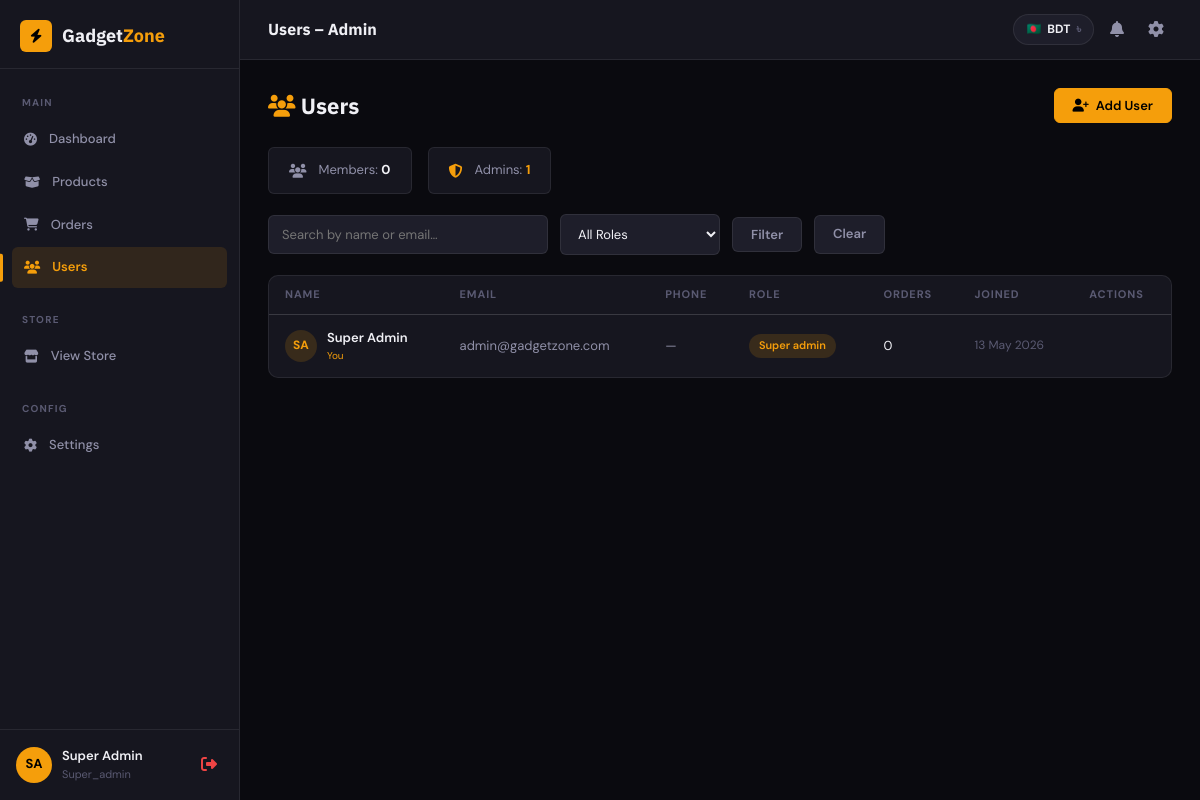
The page /admin/users.php (signed in) on the database its author committed.
### tables this page shows
CREATE TABLE IF NOT EXISTS users (
    id         INT AUTO_INCREMENT PRIMARY KEY,
    first_name VARCHAR(80)  NOT NULL,
    last_name  VARCHAR(80)  NOT NULL,
    email      VARCHAR(150) NOT NULL UNIQUE,
    password   VARCHAR(255) NOT NULL,
    phone      VARCHAR(20),
    address    TEXT,
    city       VARCHAR(100),
    avatar     VARCHAR(255) DEFAULT NULL,
    role       ENUM('member','admin','super_admin') DEFAULT 'member',
    created_at TIMESTAMP DEFAULT CURRENT_TIMESTAMP
);

CREATE TABLE IF NOT EXISTS settings (
    id            INT AUTO_INCREMENT PRIMARY KEY,
    setting_key   VARCHAR(100) NOT NULL UNIQUE,
    setting_value TEXT         NOT NULL,
    updated_at    TIMESTAMP DEFAULT CURRENT_TIMESTAMP ON UPDATE CURRENT_TIMESTAMP
);

### includes/functions.php (called while the page is built, shortened)
<?php
require_once __DIR__ . '/currency.php';
function isLoggedIn() {
    return isset($_SESSION['user_id']);
}
function getCurrentUser() {
    global $conn;
    $id  = (int)$_SESSION['user_id'];
    $res = $conn->query("SELECT * FROM users WHERE id = $id LIMIT 1");
    return $res ? $res->fetch_assoc() : null;
}

### includes/currency.php (called while the page is built, shortened)
<?php
function getActiveCurrency(): array {
    global $conn;
    $row = null;
    if ($conn) {
        $r = $conn->query("SELECT setting_value FROM settings WHERE setting_key='active_currency' LIMIT 1");
        if ($r && $row = $r->fetch_assoc()) {
            $_SESSION['active_currency'] = $row['setting_value'];
        }
    }
    $code = (isset($row['setting_value']) && isset(CURRENCIES[$row['setting_value']])) ? $row['setting_value'] : 'BDT';
    return CURRENCIES[$code];
}

### admin/users.php (the view, shortened to what this page needs)
<?php
$pageTitle = 'Users – Admin';
require_once __DIR__ . '/layout.php';
$where  = 'WHERE 1';
$users = $conn->query("SELECT *, (SELECT COUNT(*) FROM orders WHERE user_id=users.id) AS order_count FROM users $where ORDER BY id DESC");
$counts = [];
foreach(['member','admin','super_admin'] as $r) {
    $counts[$r] = $conn->query("SELECT COUNT(*) FROM users WHERE role='$r'")->fetch_row()[0];
}
?>
<div class="page-actions">
    <h1><i class="fa-solid fa-users" style="color:var(--accent)"></i> Users</h1>
    <button class="btn btn-primary" onclick="openModal('addUserModal')"><i class="fa-solid fa-user-plus"></i> Add User</button>
</div>
<div style="display:flex;gap:16px;margin-bottom:20px;flex-wrap:wrap">
    <div style="background:var(--a-surface);border:1px solid var(--a-border);border-radius:var(--radius-sm);padding:12px 20px;display:flex;gap:12px;align-items:center">
        <i class="fa-solid fa-users" style="color:var(--a-text2)"></i>
        <span style="font-size:13px;color:var(--a-text2)">Members: <strong style="color:var(--a-text)"><?= $counts['member'] ?></strong></span>
    </div>
    <div style="background:var(--a-surface);border:1px solid var(--a-border);border-radius:var(--radius-sm);padding:12px 20px;display:flex;gap:12px;align-items:center">
        <i class="fa-solid fa-shield-halved" style="color:var(--accent)"></i>
        <span style="font-size:13px;color:var(--a-text2)">Admins: <strong style="color:var(--accent)"><?= $counts['admin'] + $counts['super_admin'] ?></strong></span>
    </div>
</div>
<form method="GET" class="search-filter-bar">
    <input type="text" name="search" class="form-control" placeholder="Search by name or email…" value="<?= htmlspecialchars($_GET['search'] ?? '') ?>">
    <select name="role" class="form-control" style="max-width:160px" onchange="this.form.submit()">
        <option value="">All Roles</option>
    </select>
    <button type="submit" class="btn btn-ghost">Filter</button>
    <a href="/gadget/admin/users.php" class="btn btn-ghost">Clear</a>
</form>
<div class="admin-card">
    <div class="admin-table-wrap">
    <table class="admin-table">
        <thead><tr><th>Name</th><th>Email</th><th>Phone</th><th>Role</th><th>Orders</th><th>Joined</th><th>Actions</th></tr></thead>
        <tbody>
        <?php if ($users->num_rows === 0): ?>
        <tr><td colspan="7" style="text-align:center;color:var(--a-text3);padding:40px">No users found.</td></tr>
        <?php else: while ($u = $users->fetch_assoc()): $isSelf = $u['id']==(int)$_SESSION['user_id']; ?>
        <tr>
            <td>
                <div style="display:flex;align-items:center;gap:10px">
                    <div style="width:32px;height:32px;border-radius:50%;background:<?= $u['role']==='member'?'var(--a-surface2)':'rgba(245,158,11,0.15)' ?>;display:flex;align-items:center;justify-content:center;font-size:12px;font-weight:700;color:<?= $u['role']==='member'?'var(--a-text2)':'var(--accent)' ?>;flex-shrink:0">
                        <?= strtoupper(substr($u['first_name'],0,1).substr($u['last_name'],0,1)) ?>
                    </div>
                    <div>
                        <div style="font-weight:600;font-size:13px"><?= htmlspecialchars($u['first_name'].' '.$u['last_name']) ?></div>
                        <?php if ($isSelf): ?><div style="font-size:10px;color:var(--accent)">You</div><?php endif; ?>
                    </div>
                </div>
            </td>
            <td style="color:var(--a-text2)"><?= htmlspecialchars($u['email']) ?></td>
            <td style="color:var(--a-text2)"><?= htmlspecialchars($u['phone'] ?? '—') ?></td>
            <td>
                <?php if ($isSelf || !isSuperAdmin()): ?>
                    <span class="badge badge-<?= $u['role'] ?>"><?= ucfirst(str_replace('_',' ',$u['role'])) ?></span>
                <?php endif; ?>
            </td>
            <td><?= $u['order_count'] ?></td>
            <td style="color:var(--a-text3);font-size:12px"><?= date('d M Y', strtotime($u['created_at'])) ?></td>
            <td>
            </td>
        </tr>
        <?php endwhile; endif; ?>
        </tbody>
    </table>
    </div>
</div>
<?php require_once __DIR__ . '/footer.php'; ?>

### admin/layout.php (shortened to what this page needs)
<?php
require_once __DIR__ . '/../includes/db.php';
require_once __DIR__ . '/../includes/functions.php';
$currentUser = getCurrentUser();
$pageTitle   = $pageTitle   ?? 'Admin – GadgetZone';
$currentPage = basename($_SERVER['PHP_SELF'], '.php');
?>
<!DOCTYPE html>
<html lang="en">
<head>
<link rel="stylesheet" href="https://cdnjs.cloudflare.com/ajax/libs/font-awesome/6.5.0/css/all.min.css">
<link rel="stylesheet" href="/gadget/admin/admin.css">
</head>
<body>
<div class="admin-wrap">
<aside class="admin-sidebar" id="adminSidebar">
    <div class="sidebar-logo">
        <a href="/gadget/index.php" title="Go to Storefront" style="display:flex;align-items:center;gap:10px;text-decoration:none;color:inherit;flex:1;min-width:0">
            <span class="logo-icon"><i class="fa-solid fa-bolt"></i></span>
            <span>Gadget<strong>Zone</strong></span>
        </a>
    </div>
    <nav class="sidebar-nav">
        <div class="sidebar-section-label">Main</div>
        <a href="/gadget/admin/index.php" class="<?= $currentPage==='index'?'active':'' ?>">
            <i class="fa-solid fa-gauge-high"></i><span>Dashboard</span>
        </a>
        <a href="/gadget/admin/products.php" class="<?= $currentPage==='products'?'active':'' ?>">
            <i class="fa-solid fa-box-open"></i><span>Products</span>
        </a>
        <a href="/gadget/admin/orders.php" class="<?= $currentPage==='orders'?'active':'' ?>">
            <i class="fa-solid fa-cart-shopping"></i><span>Orders</span>
        </a>
        <a href="/gadget/admin/users.php" class="<?= $currentPage==='users'?'active':'' ?>">
            <i class="fa-solid fa-users"></i><span>Users</span>
        </a>
        <div class="sidebar-section-label" style="margin-top:16px">Store</div>
        <a href="/gadget/index.php" target="_blank">
            <i class="fa-solid fa-store"></i><span>View Store</span>
        </a>
        <div class="sidebar-section-label" style="margin-top:16px">Config</div>
        <a href="/gadget/admin/settings.php" class="<?= $currentPage==='settings'?'active':'' ?>">
            <i class="fa-solid fa-gear"></i><span>Settings</span>
        </a>
    </nav>
    <div class="sidebar-footer">
        <div class="sidebar-user">
            <div class="sidebar-avatar"><?= strtoupper(substr($currentUser['first_name'],0,1).substr($currentUser['last_name'],0,1)) ?></div>
            <div>
                <div style="font-size:13px;font-weight:600"><?= htmlspecialchars($currentUser['first_name'].' '.$currentUser['last_name']) ?></div>
                <div style="font-size:11px;color:var(--a-text3)"><?= ucfirst($currentUser['role']) ?></div>
            </div>
        </div>
        <a href="/gadget/pages/logout.php" class="sidebar-logout"><i class="fa-solid fa-right-from-bracket"></i></a>
    </div>
</aside>
<div class="admin-main">
<div class="admin-topbar">
    <div class="admin-topbar-title"><?= $pageTitle ?></div>
    <div class="admin-topbar-right">
        <?php
        $activeCur = getActiveCurrency();
        ?>
        <div class="topbar-currency-badge" title="Active Currency">
            <span><?= $activeCur['flag'] ?></span>
            <span><?= htmlspecialchars($activeCur['code']) ?></span>
            <span style="color:var(--a-text3)"><?= htmlspecialchars($activeCur['symbol']) ?></span>
        </div>
        <a href="/gadget/admin/orders.php?status=pending" class="topbar-btn">
            <i class="fa-solid fa-bell"></i>
        </a>
        <a href="/gadget/admin/settings.php" class="topbar-btn" title="Settings">
            <i class="fa-solid fa-gear"></i>
        </a>
    </div>
</div>
<div class="admin-content">

### rows shown on the page
users: first_name+last_name "SA", first_name+last_name "Super Admin", role "Super_admin", shows "You", email "admin@gadgetzone.com", phone "—", role "Super admin", order_count "0", created_at "13 May 2026"
settings: setting_value "🇧🇩", setting_value "BDT", setting_value "৳"

### other values the page prints
$pageTitle "Users – Admin"
$counts['member'] "0"
$counts['admin'] + $counts['super_admin'] "1"
